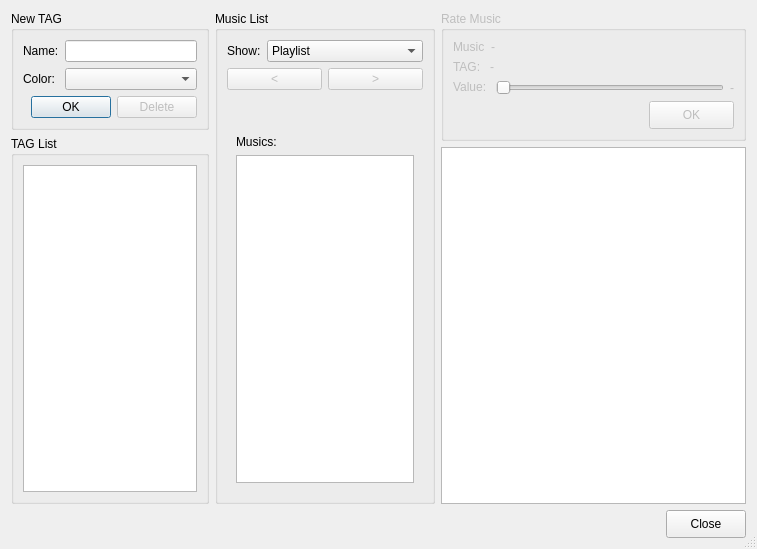
<?xml version="1.0" encoding="UTF-8"?>
<ui version="4.0">
 <class>Dialog</class>
 <widget class="QDialog" name="Dialog">
  <property name="windowModality">
   <enum>Qt::NonModal</enum>
  </property>
  <property name="geometry">
   <rect>
    <x>0</x>
    <y>0</y>
    <width>757</width>
    <height>549</height>
   </rect>
  </property>
  <property name="sizePolicy">
   <sizepolicy hsizetype="Expanding" vsizetype="Expanding">
    <horstretch>0</horstretch>
    <verstretch>0</verstretch>
   </sizepolicy>
  </property>
  <property name="windowTitle">
   <string>Gerenciar Tags</string>
  </property>
  <property name="locale">
   <locale language="English" country="UnitedStates"/>
  </property>
  <property name="windowFilePath">
   <string notr="true"/>
  </property>
  <property name="sizeGripEnabled">
   <bool>true</bool>
  </property>
  <layout class="QGridLayout" name="gridLayout_8">
   <item row="0" column="0">
    <widget class="QGroupBox" name="panIncluirTag">
     <property name="sizePolicy">
      <sizepolicy hsizetype="Expanding" vsizetype="Fixed">
       <horstretch>0</horstretch>
       <verstretch>0</verstretch>
      </sizepolicy>
     </property>
     <property name="maximumSize">
      <size>
       <width>290</width>
       <height>150</height>
      </size>
     </property>
     <property name="title">
      <string>New TAG</string>
     </property>
     <layout class="QGridLayout" name="gridLayout">
      <item row="0" column="0">
       <layout class="QHBoxLayout" name="horizontalLayout">
        <property name="spacing">
         <number>6</number>
        </property>
        <item>
         <widget class="QLabel" name="label_4">
          <property name="text">
           <string>Name:</string>
          </property>
         </widget>
        </item>
        <item>
         <widget class="QLineEdit" name="txtTag">
          <property name="enabled">
           <bool>true</bool>
          </property>
          <property name="sizePolicy">
           <sizepolicy hsizetype="Expanding" vsizetype="Fixed">
            <horstretch>0</horstretch>
            <verstretch>0</verstretch>
           </sizepolicy>
          </property>
         </widget>
        </item>
       </layout>
      </item>
      <item row="1" column="0">
       <layout class="QHBoxLayout" name="horizontalLayout_2">
        <property name="spacing">
         <number>10</number>
        </property>
        <item>
         <widget class="QLabel" name="label_5">
          <property name="text">
           <string>Color:</string>
          </property>
         </widget>
        </item>
        <item>
         <widget class="KColorCombo" name="cboColor">
          <property name="sizePolicy">
           <sizepolicy hsizetype="Expanding" vsizetype="Fixed">
            <horstretch>0</horstretch>
            <verstretch>0</verstretch>
           </sizepolicy>
          </property>
         </widget>
        </item>
       </layout>
      </item>
      <item row="2" column="0">
       <layout class="QHBoxLayout" name="horizontalLayout_3">
        <item>
         <spacer name="horizontalSpacer">
          <property name="orientation">
           <enum>Qt::Horizontal</enum>
          </property>
          <property name="sizeHint" stdset="0">
           <size>
            <width>40</width>
            <height>20</height>
           </size>
          </property>
         </spacer>
        </item>
        <item>
         <widget class="QPushButton" name="btnIncluir">
          <property name="enabled">
           <bool>true</bool>
          </property>
          <property name="sizePolicy">
           <sizepolicy hsizetype="Preferred" vsizetype="Preferred">
            <horstretch>0</horstretch>
            <verstretch>0</verstretch>
           </sizepolicy>
          </property>
          <property name="toolTip">
           <string/>
          </property>
          <property name="text">
           <string>OK</string>
          </property>
         </widget>
        </item>
        <item>
         <widget class="QPushButton" name="btnDelete">
          <property name="enabled">
           <bool>false</bool>
          </property>
          <property name="text">
           <string>Delete</string>
          </property>
         </widget>
        </item>
       </layout>
      </item>
     </layout>
    </widget>
   </item>
   <item row="0" column="1" rowspan="3">
    <widget class="QGroupBox" name="panTrackBrowser">
     <property name="sizePolicy">
      <sizepolicy hsizetype="Expanding" vsizetype="Expanding">
       <horstretch>220</horstretch>
       <verstretch>0</verstretch>
      </sizepolicy>
     </property>
     <property name="minimumSize">
      <size>
       <width>220</width>
       <height>0</height>
      </size>
     </property>
     <property name="title">
      <string>Music List</string>
     </property>
     <layout class="QGridLayout" name="gridLayout_4">
      <item row="0" column="0">
       <layout class="QVBoxLayout" name="verticalLayout_2">
        <item>
         <layout class="QVBoxLayout" name="verticalLayout">
          <property name="spacing">
           <number>6</number>
          </property>
          <item>
           <layout class="QHBoxLayout" name="horizontalLayout_8">
            <item>
             <widget class="QLabel" name="label_6">
              <property name="text">
               <string>Show:</string>
              </property>
             </widget>
            </item>
            <item>
             <widget class="QComboBox" name="cboMostrar">
              <property name="sizePolicy">
               <sizepolicy hsizetype="Expanding" vsizetype="Preferred">
                <horstretch>0</horstretch>
                <verstretch>0</verstretch>
               </sizepolicy>
              </property>
              <property name="minimumSize">
               <size>
                <width>0</width>
                <height>0</height>
               </size>
              </property>
              <property name="maximumSize">
               <size>
                <width>16777215</width>
                <height>16777215</height>
               </size>
              </property>
              <property name="cursor">
               <cursorShape>PointingHandCursor</cursorShape>
              </property>
              <property name="locale">
               <locale language="English" country="UnitedStates"/>
              </property>
              <item>
               <property name="text">
                <string>Playlist</string>
               </property>
              </item>
              <item>
               <property name="text">
                <string>Collection</string>
               </property>
              </item>
             </widget>
            </item>
           </layout>
          </item>
          <item>
           <layout class="QHBoxLayout" name="horizontalLayout_9">
            <item>
             <widget class="QPushButton" name="btnVoltar">
              <property name="enabled">
               <bool>false</bool>
              </property>
              <property name="toolTip">
               <string>Clique para voltar</string>
              </property>
              <property name="text">
               <string>&lt;</string>
              </property>
             </widget>
            </item>
            <item>
             <widget class="QPushButton" name="btnAvancar">
              <property name="enabled">
               <bool>false</bool>
              </property>
              <property name="toolTip">
               <string>Clique para ir para próxima página</string>
              </property>
              <property name="text">
               <string>&gt;</string>
              </property>
             </widget>
            </item>
           </layout>
          </item>
         </layout>
        </item>
        <item>
         <spacer name="verticalSpacer_2">
          <property name="orientation">
           <enum>Qt::Vertical</enum>
          </property>
          <property name="sizeType">
           <enum>QSizePolicy::Fixed</enum>
          </property>
          <property name="sizeHint" stdset="0">
           <size>
            <width>20</width>
            <height>30</height>
           </size>
          </property>
         </spacer>
        </item>
        <item>
         <widget class="QStackedWidget" name="bookLists">
          <property name="sizePolicy">
           <sizepolicy hsizetype="Expanding" vsizetype="Expanding">
            <horstretch>0</horstretch>
            <verstretch>0</verstretch>
           </sizepolicy>
          </property>
          <property name="minimumSize">
           <size>
            <width>0</width>
            <height>340</height>
           </size>
          </property>
          <property name="frameShape">
           <enum>QFrame::NoFrame</enum>
          </property>
          <property name="currentIndex">
           <number>2</number>
          </property>
          <widget class="QWidget" name="pageArtistas">
           <layout class="QGridLayout" name="gridLayout_3">
            <item row="2" column="0">
             <widget class="QLabel" name="label_7">
              <property name="sizePolicy">
               <sizepolicy hsizetype="Fixed" vsizetype="Preferred">
                <horstretch>0</horstretch>
                <verstretch>0</verstretch>
               </sizepolicy>
              </property>
              <property name="text">
               <string>Artist</string>
              </property>
             </widget>
            </item>
            <item row="3" column="0">
             <widget class="QListWidget" name="lstArtistas">
              <property name="minimumSize">
               <size>
                <width>0</width>
                <height>0</height>
               </size>
              </property>
             </widget>
            </item>
           </layout>
          </widget>
          <widget class="QWidget" name="pageAlbums">
           <layout class="QGridLayout" name="gridLayout_5">
            <item row="0" column="0">
             <widget class="QLabel" name="lblAlbums">
              <property name="sizePolicy">
               <sizepolicy hsizetype="Fixed" vsizetype="Preferred">
                <horstretch>0</horstretch>
                <verstretch>0</verstretch>
               </sizepolicy>
              </property>
              <property name="text">
               <string>Albums:</string>
              </property>
             </widget>
            </item>
            <item row="1" column="0">
             <widget class="QListWidget" name="lstAlbums">
              <property name="minimumSize">
               <size>
                <width>0</width>
                <height>0</height>
               </size>
              </property>
             </widget>
            </item>
           </layout>
          </widget>
          <widget class="QWidget" name="pageMusicas">
           <layout class="QGridLayout" name="gridLayout_6">
            <item row="0" column="0">
             <widget class="QLabel" name="lblLista">
              <property name="sizePolicy">
               <sizepolicy hsizetype="Fixed" vsizetype="Preferred">
                <horstretch>0</horstretch>
                <verstretch>0</verstretch>
               </sizepolicy>
              </property>
              <property name="text">
               <string>Musics:</string>
              </property>
             </widget>
            </item>
            <item row="1" column="0">
             <widget class="QListWidget" name="lstMusicas">
              <property name="minimumSize">
               <size>
                <width>0</width>
                <height>0</height>
               </size>
              </property>
             </widget>
            </item>
           </layout>
          </widget>
         </widget>
        </item>
       </layout>
      </item>
     </layout>
    </widget>
   </item>
   <item row="0" column="2" rowspan="2">
    <widget class="QGroupBox" name="panAvaliarMusica">
     <property name="enabled">
      <bool>false</bool>
     </property>
     <property name="sizePolicy">
      <sizepolicy hsizetype="Expanding" vsizetype="Fixed">
       <horstretch>0</horstretch>
       <verstretch>0</verstretch>
      </sizepolicy>
     </property>
     <property name="minimumSize">
      <size>
       <width>0</width>
       <height>0</height>
      </size>
     </property>
     <property name="toolTip">
      <string>Escolha uma tag e uma música</string>
     </property>
     <property name="title">
      <string>Rate Music</string>
     </property>
     <layout class="QGridLayout" name="gridLayout_7">
      <item row="0" column="0">
       <layout class="QHBoxLayout" name="horizontalLayout_6">
        <item>
         <widget class="QLabel" name="label">
          <property name="sizePolicy">
           <sizepolicy hsizetype="Fixed" vsizetype="Fixed">
            <horstretch>0</horstretch>
            <verstretch>0</verstretch>
           </sizepolicy>
          </property>
          <property name="text">
           <string>Music</string>
          </property>
         </widget>
        </item>
        <item>
         <widget class="QLabel" name="lblMusica">
          <property name="sizePolicy">
           <sizepolicy hsizetype="Expanding" vsizetype="Expanding">
            <horstretch>0</horstretch>
            <verstretch>0</verstretch>
           </sizepolicy>
          </property>
          <property name="minimumSize">
           <size>
            <width>0</width>
            <height>0</height>
           </size>
          </property>
          <property name="text">
           <string>-</string>
          </property>
         </widget>
        </item>
       </layout>
      </item>
      <item row="1" column="0">
       <layout class="QHBoxLayout" name="horizontalLayout_4">
        <item>
         <widget class="QLabel" name="label_2">
          <property name="sizePolicy">
           <sizepolicy hsizetype="Fixed" vsizetype="Fixed">
            <horstretch>0</horstretch>
            <verstretch>0</verstretch>
           </sizepolicy>
          </property>
          <property name="text">
           <string>TAG: </string>
          </property>
         </widget>
        </item>
        <item>
         <widget class="QLabel" name="lblTag">
          <property name="sizePolicy">
           <sizepolicy hsizetype="Expanding" vsizetype="Expanding">
            <horstretch>0</horstretch>
            <verstretch>0</verstretch>
           </sizepolicy>
          </property>
          <property name="minimumSize">
           <size>
            <width>0</width>
            <height>0</height>
           </size>
          </property>
          <property name="text">
           <string>-</string>
          </property>
         </widget>
        </item>
       </layout>
      </item>
      <item row="2" column="0">
       <layout class="QHBoxLayout" name="horizontalLayout_5">
        <item>
         <widget class="QLabel" name="label_3">
          <property name="sizePolicy">
           <sizepolicy hsizetype="Fixed" vsizetype="Fixed">
            <horstretch>0</horstretch>
            <verstretch>0</verstretch>
           </sizepolicy>
          </property>
          <property name="text">
           <string>Value: </string>
          </property>
         </widget>
        </item>
        <item>
         <widget class="QSlider" name="sldValor">
          <property name="enabled">
           <bool>false</bool>
          </property>
          <property name="maximum">
           <number>100</number>
          </property>
          <property name="singleStep">
           <number>10</number>
          </property>
          <property name="tracking">
           <bool>true</bool>
          </property>
          <property name="orientation">
           <enum>Qt::Horizontal</enum>
          </property>
          <property name="tickPosition">
           <enum>QSlider::NoTicks</enum>
          </property>
         </widget>
        </item>
        <item>
         <widget class="QLabel" name="lblValue">
          <property name="text">
           <string>-</string>
          </property>
         </widget>
        </item>
       </layout>
      </item>
      <item row="3" column="0">
       <layout class="QHBoxLayout" name="horizontalLayout_7">
        <item>
         <spacer name="horizontalSpacer_2">
          <property name="orientation">
           <enum>Qt::Horizontal</enum>
          </property>
          <property name="sizeHint" stdset="0">
           <size>
            <width>278</width>
            <height>20</height>
           </size>
          </property>
         </spacer>
        </item>
        <item>
         <widget class="QPushButton" name="btnAvaliar">
          <property name="enabled">
           <bool>false</bool>
          </property>
          <property name="sizePolicy">
           <sizepolicy hsizetype="Preferred" vsizetype="Preferred">
            <horstretch>0</horstretch>
            <verstretch>0</verstretch>
           </sizepolicy>
          </property>
          <property name="minimumSize">
           <size>
            <width>85</width>
            <height>28</height>
           </size>
          </property>
          <property name="toolTip">
           <string>Clique para atribuir o valor da tag selecionada à música selecionada</string>
          </property>
          <property name="text">
           <string>OK</string>
          </property>
         </widget>
        </item>
       </layout>
      </item>
     </layout>
    </widget>
   </item>
   <item row="1" column="0" rowspan="2">
    <widget class="QGroupBox" name="panTagsCadastradas">
     <property name="sizePolicy">
      <sizepolicy hsizetype="Expanding" vsizetype="Expanding">
       <horstretch>0</horstretch>
       <verstretch>0</verstretch>
      </sizepolicy>
     </property>
     <property name="minimumSize">
      <size>
       <width>180</width>
       <height>0</height>
      </size>
     </property>
     <property name="title">
      <string>TAG List</string>
     </property>
     <layout class="QGridLayout" name="gridLayout_2">
      <item row="0" column="0">
       <widget class="QListWidget" name="lstTagsCadastradas">
        <property name="toolTip">
         <string>Click twice to modify</string>
        </property>
       </widget>
      </item>
     </layout>
    </widget>
   </item>
   <item row="2" column="2">
    <widget class="QGraphicsView" name="ratingView">
     <property name="sizePolicy">
      <sizepolicy hsizetype="Expanding" vsizetype="Expanding">
       <horstretch>0</horstretch>
       <verstretch>0</verstretch>
      </sizepolicy>
     </property>
     <property name="minimumSize">
      <size>
       <width>0</width>
       <height>0</height>
      </size>
     </property>
     <property name="verticalScrollBarPolicy">
      <enum>Qt::ScrollBarAsNeeded</enum>
     </property>
     <property name="horizontalScrollBarPolicy">
      <enum>Qt::ScrollBarAsNeeded</enum>
     </property>
     <property name="sceneRect">
      <rectf>
       <x>0.000000000000000</x>
       <y>0.000000000000000</y>
       <width>300.000000000000000</width>
       <height>350.000000000000000</height>
      </rectf>
     </property>
     <property name="alignment">
      <set>Qt::AlignLeading|Qt::AlignLeft|Qt::AlignTop</set>
     </property>
     <property name="resizeAnchor">
      <enum>QGraphicsView::NoAnchor</enum>
     </property>
    </widget>
   </item>
   <item row="3" column="0" colspan="3">
    <layout class="QHBoxLayout" name="horizontalLayout_10">
     <property name="spacing">
      <number>0</number>
     </property>
     <item>
      <spacer name="horizontalSpacer_3">
       <property name="orientation">
        <enum>Qt::Horizontal</enum>
       </property>
       <property name="sizeHint" stdset="0">
        <size>
         <width>40</width>
         <height>20</height>
        </size>
       </property>
      </spacer>
     </item>
     <item>
      <widget class="QPushButton" name="btnFechar">
       <property name="sizePolicy">
        <sizepolicy hsizetype="Minimum" vsizetype="Fixed">
         <horstretch>0</horstretch>
         <verstretch>0</verstretch>
        </sizepolicy>
       </property>
       <property name="minimumSize">
        <size>
         <width>0</width>
         <height>28</height>
        </size>
       </property>
       <property name="text">
        <string>Close</string>
       </property>
      </widget>
     </item>
    </layout>
   </item>
  </layout>
 </widget>
 <customwidgets>
  <customwidget>
   <class>KColorCombo</class>
   <extends>QComboBox</extends>
   <header>kcolorcombo.h</header>
  </customwidget>
 </customwidgets>
 <tabstops>
  <tabstop>txtTag</tabstop>
  <tabstop>btnIncluir</tabstop>
  <tabstop>lstTagsCadastradas</tabstop>
  <tabstop>sldValor</tabstop>
  <tabstop>btnAvaliar</tabstop>
 </tabstops>
 <resources/>
 <connections/>
</ui>
